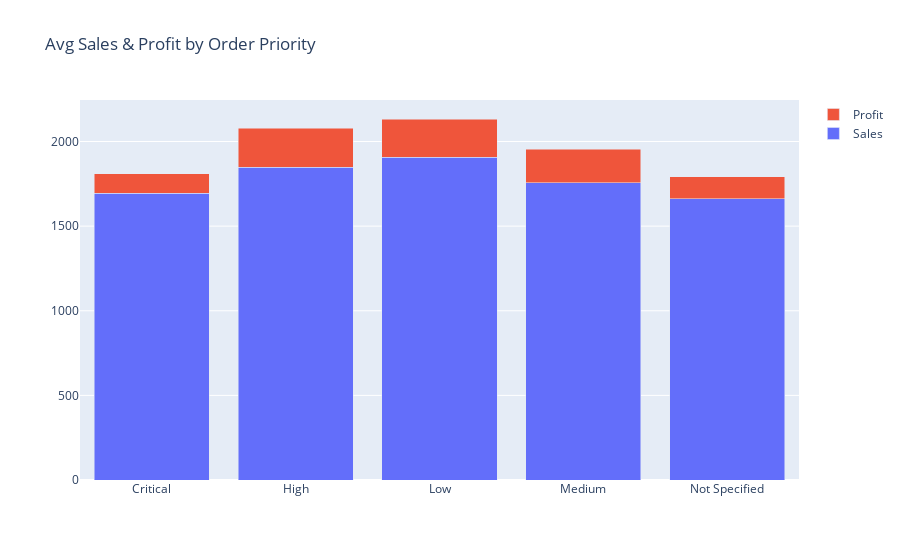

The notebook cell this image was saved under:
### Code cell
trace1=go.Bar(x=order_pri.index,y=order_pri['Sales'],name='Sales')
trace2=go.Bar(x=order_pri.index,y=order_pri['Profit'],name='Profit')
data=[trace1,trace2]
layout=go.Layout(title='Avg Sales & Profit by Order Priority',hovermode='closest',barmode='stack')
figure=go.Figure(data=data,layout=layout)
iplot(figure)

### Figure 1 — Plotly figure (JSON) as saved in the notebook; plotly's stock layout.template omitted (floating-point values rounded to 4 significant figures)
{"data": [{"name": "Sales", "type": "bar", "x": ["Critical", "High", "Low", "Medium", "Not Specified"], "y": [1695.0, 1848.0, 1909.0, 1755.0, 1662.0]}, {"name": "Profit", "type": "bar", "x": ["Critical", "High", "Low", "Medium", "Not Specified"], "y": [113.7, 230.2, 224.5, 200.5, 130.7]}], "layout": {"barmode": "stack", "hovermode": "closest", "title": {"text": "Avg Sales & Profit by Order Priority"}}}
